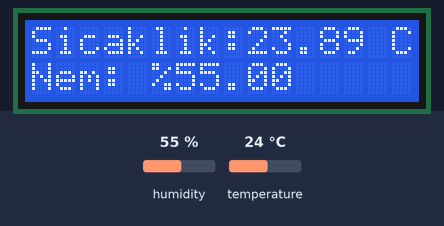
Simulated run of this sketch. Board: Arduino Uno, built with avr-gcc and run on an emulated ATmega328P. On the bench: 16×2 character LCD. Inputs (shaded band) come from the test bench; at power-on: humidity 55 %, temperature 24 °C.

Above: at 2.2 s.
2.3 s: humidity set to 22 %
At 4.5 s:
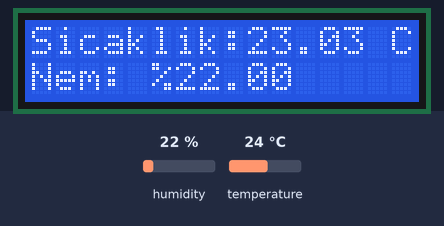
5.1 s: temperature set to 12 °C
At 5.6 s:
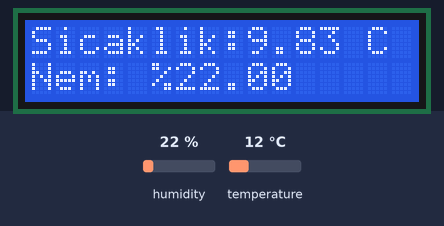
7.9 s: humidity set to 40 %
At 10.1 s:
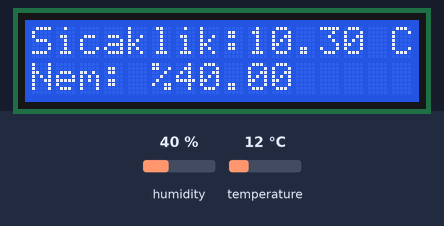
10.8 s: temperature set to 19 °C
At 12.4 s:
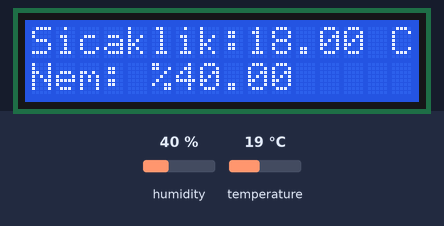
Timing chart, 0 to 13.9 s (numbered marks = the images above; inputs shaded):
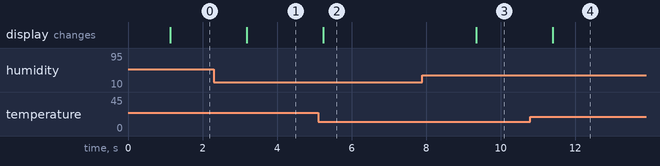

Measured:
- after the input at 2.3 s, the display: changes after 0.88 s (image 1)
- after the input at 5.1 s, the display: changes after 0.13 s (image 2)
- after the input at 7.9 s, the display: changes after 1.4 s (image 3)
- after the input at 10.8 s, the display: changes after 0.59 s (image 4)

The sketch:

lcd_kod.ino
```cpp
#include <FaBoLCD_PCF8574.h>
#include <Wire.h>
#include <DHT.h>

#define DHTPIN A0
#define DHTTYPE DHT11

DHT dht(DHTPIN, DHTTYPE);

FaBoLCD_PCF8574 lcd;


void setup() {

  lcd.begin(16,2);
  lcd.print("Robotisan.com");
  delay(1000);
  dht.begin();

}

void loop() {

  float temp = dht.computeHeatIndex(false);
  float hum = dht.readHumidity();

  lcd.clear();

  lcd.setCursor(0,0);
  lcd.print("Sicaklik:");
  lcd.print(temp);
  lcd.print(" C");

  lcd.setCursor(0,1);
  lcd.print("Nem: %");
  lcd.print(hum);

  delay(2000);


}
```
